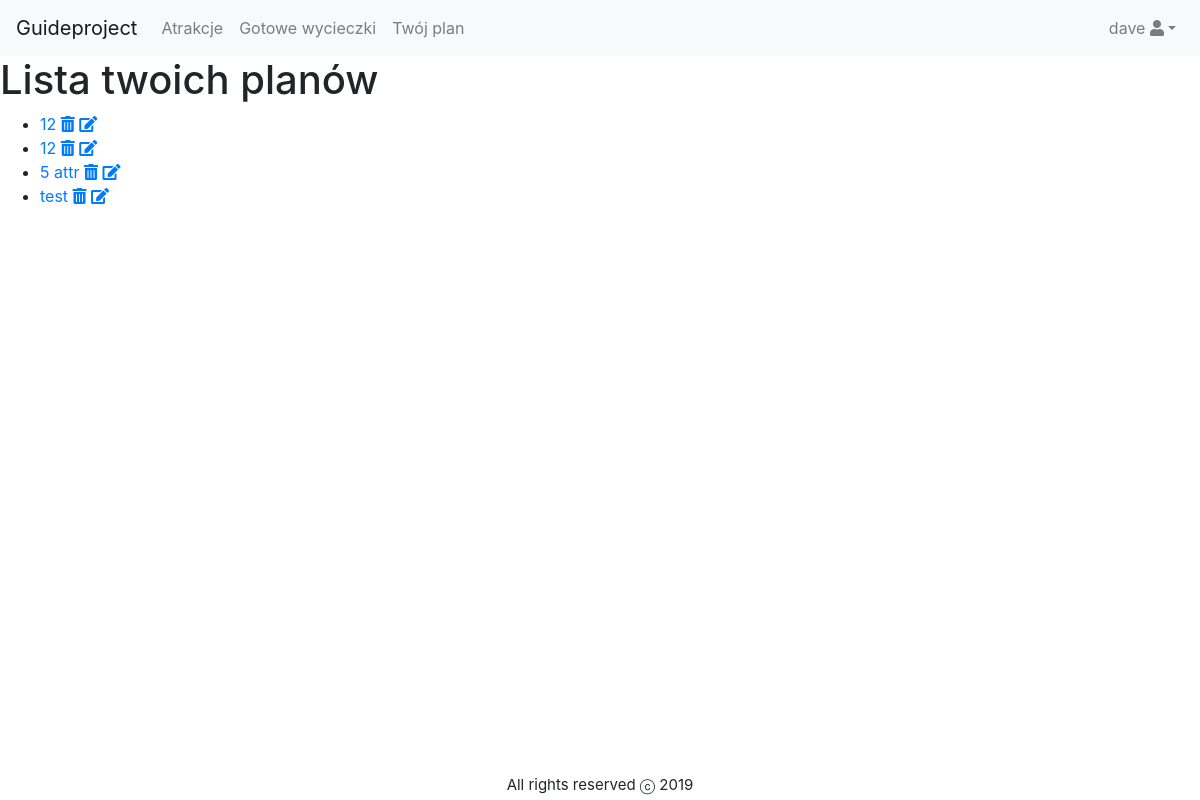
Before: /guide/mytripplans (signed in) with the older database file.
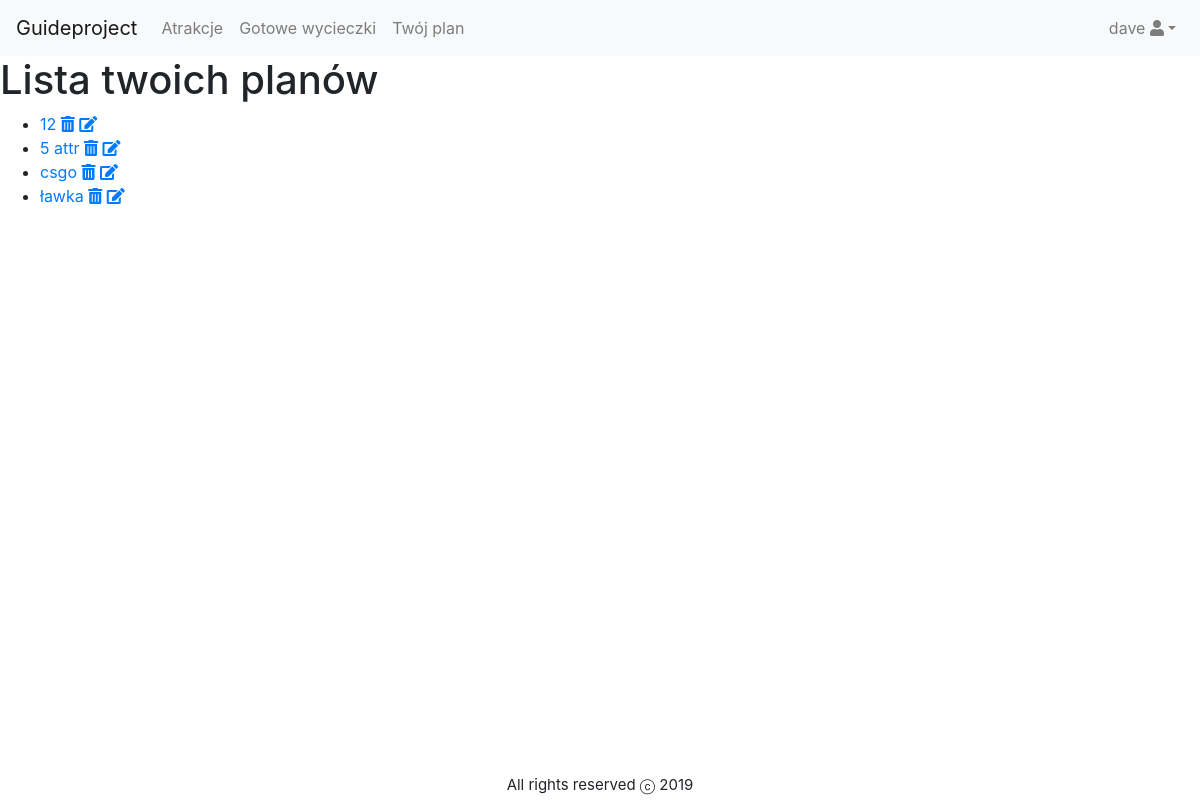
After: the same page with the newer database file.
### guide/models.py (models this page shows, shortened)
class TripPlan(models.Model):
    name = models.CharField(_("Name"), max_length=150)
    creator = models.ForeignKey("Client", verbose_name=_(
        "Creator"), on_delete=models.CASCADE, null=True, blank=True)
    attractions = models.ManyToManyField(
        "Attraction", verbose_name=_("Attraction list"))
    class Meta:
        ordering = ['name']

### guide/views.py (the view)
# urls.py: path("mytripplans", views.MyTripPlanListView.as_view(), name="my-trip-plans"),
class MyTripPlanListView(LoginRequiredMixin, ListView):
    model = TripPlan
    template_name = "guide/mytripplan_list.html"
    context_object_name = "mytripplans"
    def get_queryset(self):
        return TripPlan.objects.filter(creator=self.request.user)

### guide/templates/guide/mytripplan_list.html (shortened to what this page needs)
{% extends "base.html" %}
{% block content %}
    <h1>Lista twoich planów</h1>
    {% if mytripplans %}
        <ul>
        {% for trip_plan in mytripplans  %}
        <li>
            <a href="{% url 'trip-plan-detail' trip_plan.pk %}" >{{trip_plan.name}}</a>
            <a href="{% url 'remove-my-plan' trip_plan.pk %}">
                <i class="fas fa-trash-alt binIcon"></i>
            </a>
            <a href="{% url 'edit-my-plan' trip_plan.pk %}">
                <i class="fas fa-edit"></i>
            </a>
        </li>
        {% endfor %}
        </ul>
    {% else %}
        <p>Brak planów</p>
    {% endif %}
{% endblock content %}

Changed rows visible on the page:
changed TripPlan: name "test" → "csgo"
changed TripPlan: name "12" → "ławka"; moves down the list
